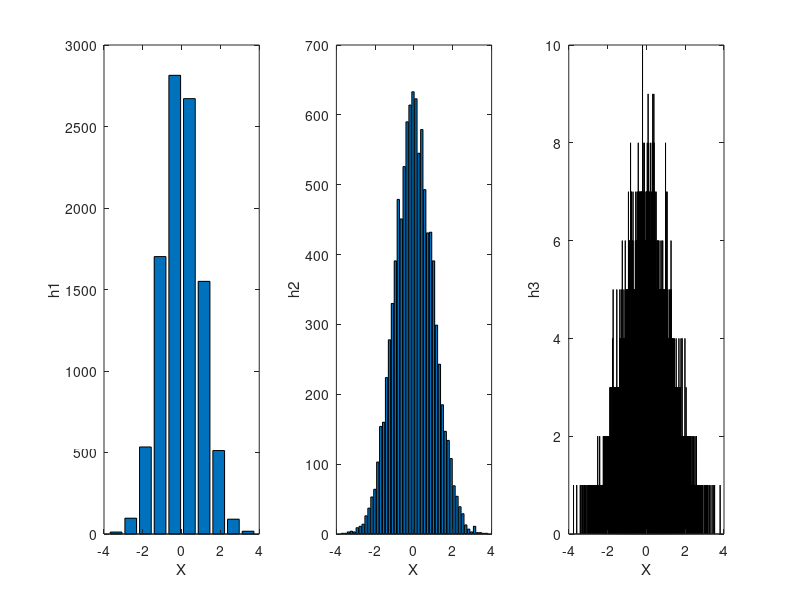

Write MATLAB code to recreate this figure.
clear variables;
close all;

N=10000;

% variable al�atoire contenant N nombres r�partis selon la loi normale
X=randn(1,N);   

% ==========
subplot(131);
[h1,xout1]=hist(X,10);  % h1 : ordonn�es de l'histogramme de X
                        % xout1 : abscisse de l'histogramme de X
                        % remarque : l'histogramme ne s'affiche pas
bar(xout1,h1);  % affichage de l'histogramme
xlabel('X');
ylabel('h1');

% ==========
subplot(132);
[h2,xout2]=hist(X,50); 
bar(xout2,h2); 
xlabel('X');
ylabel('h2');

% ==========
subplot(133);
[h3,xout3]=hist(X,10200); 
bar(xout3,h3); 
xlabel('X');
ylabel('h3');

